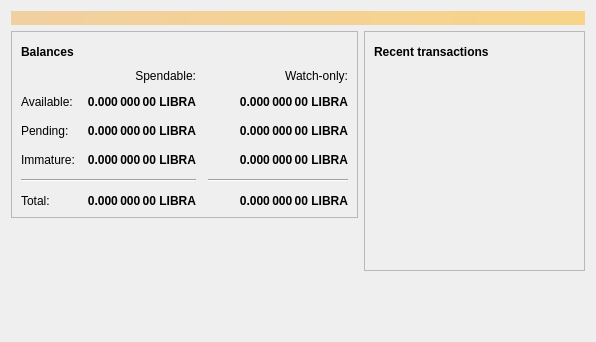
<?xml version="1.0" encoding="UTF-8"?>
<ui version="4.0">
 <class>OverviewPage</class>
 <widget class="QWidget" name="OverviewPage">
  <property name="geometry">
   <rect>
    <x>0</x>
    <y>0</y>
    <width>596</width>
    <height>342</height>
   </rect>
  </property>
  <property name="windowTitle">
   <string>Form</string>
  </property>
  <layout class="QVBoxLayout" name="topLayout">
   <item>
    <widget class="QLabel" name="labelAlerts">
     <property name="visible">
      <bool>false</bool>
     </property>
     <property name="styleSheet">
      <string notr="true">QLabel { background-color: qlineargradient(x1: 0, y1: 0, x2: 1, y2: 0, stop:0 #F0D0A0, stop:1 #F8D488); color:#000000; }</string>
     </property>
     <property name="wordWrap">
      <bool>true</bool>
     </property>
     <property name="margin">
      <number>3</number>
     </property>
     <property name="textInteractionFlags">
      <set>Qt::TextSelectableByMouse</set>
     </property>
    </widget>
   </item>
   <item>
    <layout class="QHBoxLayout" name="horizontalLayout" stretch="1,1">
     <item>
      <layout class="QVBoxLayout" name="verticalLayout_2">
       <item>
        <widget class="QFrame" name="frame">
         <property name="frameShape">
          <enum>QFrame::StyledPanel</enum>
         </property>
         <property name="frameShadow">
          <enum>QFrame::Raised</enum>
         </property>
         <layout class="QVBoxLayout" name="verticalLayout_4">
          <item>
           <layout class="QHBoxLayout" name="horizontalLayout_4">
            <item>
             <widget class="QLabel" name="label_5">
              <property name="font">
               <font>
                <weight>75</weight>
                <bold>true</bold>
               </font>
              </property>
              <property name="text">
               <string>Balances</string>
              </property>
             </widget>
            </item>
            <item>
             <widget class="QPushButton" name="labelWalletStatus">
              <property name="enabled">
               <bool>true</bool>
              </property>
              <property name="maximumSize">
               <size>
                <width>30</width>
                <height>16777215</height>
               </size>
              </property>
              <property name="toolTip">
               <string>The displayed information may be out of date. Your wallet automatically synchronizes with the Libra network after a connection is established, but this process has not completed yet.</string>
              </property>
              <property name="text">
               <string/>
              </property>
              <property name="icon">
               <iconset resource="../libra.qrc">
                <normaloff>:/icons/warning</normaloff>
                <disabledoff>:/icons/warning</disabledoff>:/icons/warning</iconset>
              </property>
              <property name="iconSize">
               <size>
                <width>24</width>
                <height>24</height>
               </size>
              </property>
              <property name="flat">
               <bool>true</bool>
              </property>
             </widget>
            </item>
            <item>
             <spacer name="horizontalSpacer_3">
              <property name="orientation">
               <enum>Qt::Horizontal</enum>
              </property>
              <property name="sizeHint" stdset="0">
               <size>
                <width>40</width>
                <height>20</height>
               </size>
              </property>
             </spacer>
            </item>
           </layout>
          </item>
          <item>
           <layout class="QGridLayout" name="gridLayout">
            <property name="spacing">
             <number>12</number>
            </property>
            <item row="2" column="2">
             <widget class="QLabel" name="labelWatchPending">
              <property name="font">
               <font>
                <weight>75</weight>
                <bold>true</bold>
               </font>
              </property>
              <property name="cursor">
               <cursorShape>IBeamCursor</cursorShape>
              </property>
              <property name="toolTip">
               <string>Unconfirmed transactions to watch-only addresses</string>
              </property>
              <property name="text">
               <string notr="true">0.000 000 00 LIBRA</string>
              </property>
              <property name="alignment">
               <set>Qt::AlignRight|Qt::AlignTrailing|Qt::AlignVCenter</set>
              </property>
              <property name="textInteractionFlags">
               <set>Qt::LinksAccessibleByMouse|Qt::TextSelectableByKeyboard|Qt::TextSelectableByMouse</set>
              </property>
             </widget>
            </item>
            <item row="2" column="1">
             <widget class="QLabel" name="labelUnconfirmed">
              <property name="font">
               <font>
                <weight>75</weight>
                <bold>true</bold>
               </font>
              </property>
              <property name="cursor">
               <cursorShape>IBeamCursor</cursorShape>
              </property>
              <property name="toolTip">
               <string>Total of transactions that have yet to be confirmed, and do not yet count toward the spendable balance</string>
              </property>
              <property name="text">
               <string notr="true">0.000 000 00 LIBRA</string>
              </property>
              <property name="alignment">
               <set>Qt::AlignRight|Qt::AlignTrailing|Qt::AlignVCenter</set>
              </property>
              <property name="textInteractionFlags">
               <set>Qt::LinksAccessibleByMouse|Qt::TextSelectableByKeyboard|Qt::TextSelectableByMouse</set>
              </property>
             </widget>
            </item>
            <item row="3" column="2">
             <widget class="QLabel" name="labelWatchImmature">
              <property name="font">
               <font>
                <weight>75</weight>
                <bold>true</bold>
               </font>
              </property>
              <property name="cursor">
               <cursorShape>IBeamCursor</cursorShape>
              </property>
              <property name="toolTip">
               <string>Mined balance in watch-only addresses that has not yet matured</string>
              </property>
              <property name="text">
               <string notr="true">0.000 000 00 LIBRA</string>
              </property>
              <property name="alignment">
               <set>Qt::AlignRight|Qt::AlignTrailing|Qt::AlignVCenter</set>
              </property>
              <property name="textInteractionFlags">
               <set>Qt::LinksAccessibleByMouse|Qt::TextSelectableByKeyboard|Qt::TextSelectableByMouse</set>
              </property>
             </widget>
            </item>
            <item row="4" column="0" colspan="2">
             <widget class="Line" name="line">
              <property name="orientation">
               <enum>Qt::Horizontal</enum>
              </property>
             </widget>
            </item>
            <item row="4" column="2">
             <widget class="Line" name="lineWatchBalance">
              <property name="sizePolicy">
               <sizepolicy hsizetype="Preferred" vsizetype="Fixed">
                <horstretch>0</horstretch>
                <verstretch>0</verstretch>
               </sizepolicy>
              </property>
              <property name="minimumSize">
               <size>
                <width>140</width>
                <height>0</height>
               </size>
              </property>
              <property name="orientation">
               <enum>Qt::Horizontal</enum>
              </property>
             </widget>
            </item>
            <item row="5" column="0">
             <widget class="QLabel" name="labelTotalText">
              <property name="text">
               <string>Total:</string>
              </property>
             </widget>
            </item>
            <item row="3" column="1">
             <widget class="QLabel" name="labelImmature">
              <property name="font">
               <font>
                <weight>75</weight>
                <bold>true</bold>
               </font>
              </property>
              <property name="cursor">
               <cursorShape>IBeamCursor</cursorShape>
              </property>
              <property name="toolTip">
               <string>Mined balance that has not yet matured</string>
              </property>
              <property name="text">
               <string notr="true">0.000 000 00 LIBRA</string>
              </property>
              <property name="alignment">
               <set>Qt::AlignRight|Qt::AlignTrailing|Qt::AlignVCenter</set>
              </property>
              <property name="textInteractionFlags">
               <set>Qt::LinksAccessibleByMouse|Qt::TextSelectableByKeyboard|Qt::TextSelectableByMouse</set>
              </property>
             </widget>
            </item>
            <item row="2" column="3">
             <spacer name="horizontalSpacer_2">
              <property name="orientation">
               <enum>Qt::Horizontal</enum>
              </property>
              <property name="sizeHint" stdset="0">
               <size>
                <width>40</width>
                <height>20</height>
               </size>
              </property>
             </spacer>
            </item>
            <item row="3" column="0">
             <widget class="QLabel" name="labelImmatureText">
              <property name="text">
               <string>Immature:</string>
              </property>
             </widget>
            </item>
            <item row="5" column="1">
             <widget class="QLabel" name="labelTotal">
              <property name="font">
               <font>
                <weight>75</weight>
                <bold>true</bold>
               </font>
              </property>
              <property name="cursor">
               <cursorShape>IBeamCursor</cursorShape>
              </property>
              <property name="toolTip">
               <string>Your current total balance</string>
              </property>
              <property name="text">
               <string notr="true">0.000 000 00 LIBRA</string>
              </property>
              <property name="alignment">
               <set>Qt::AlignRight|Qt::AlignTrailing|Qt::AlignVCenter</set>
              </property>
              <property name="textInteractionFlags">
               <set>Qt::LinksAccessibleByMouse|Qt::TextSelectableByKeyboard|Qt::TextSelectableByMouse</set>
              </property>
             </widget>
            </item>
            <item row="5" column="2">
             <widget class="QLabel" name="labelWatchTotal">
              <property name="font">
               <font>
                <weight>75</weight>
                <bold>true</bold>
               </font>
              </property>
              <property name="cursor">
               <cursorShape>IBeamCursor</cursorShape>
              </property>
              <property name="toolTip">
               <string>Current total balance in watch-only addresses</string>
              </property>
              <property name="text">
               <string notr="true">0.000 000 00 LIBRA</string>
              </property>
              <property name="alignment">
               <set>Qt::AlignRight|Qt::AlignTrailing|Qt::AlignVCenter</set>
              </property>
              <property name="textInteractionFlags">
               <set>Qt::LinksAccessibleByMouse|Qt::TextSelectableByKeyboard|Qt::TextSelectableByMouse</set>
              </property>
             </widget>
            </item>
            <item row="0" column="2">
             <widget class="QLabel" name="labelWatchonly">
              <property name="text">
               <string>Watch-only:</string>
              </property>
              <property name="alignment">
               <set>Qt::AlignRight|Qt::AlignTrailing|Qt::AlignVCenter</set>
              </property>
             </widget>
            </item>
            <item row="1" column="0">
             <widget class="QLabel" name="labelBalanceText">
              <property name="text">
               <string>Available:</string>
              </property>
             </widget>
            </item>
            <item row="1" column="1">
             <widget class="QLabel" name="labelBalance">
              <property name="font">
               <font>
                <weight>75</weight>
                <bold>true</bold>
               </font>
              </property>
              <property name="cursor">
               <cursorShape>IBeamCursor</cursorShape>
              </property>
              <property name="toolTip">
               <string>Your current spendable balance</string>
              </property>
              <property name="text">
               <string notr="true">0.000 000 00 LIBRA</string>
              </property>
              <property name="alignment">
               <set>Qt::AlignRight|Qt::AlignTrailing|Qt::AlignVCenter</set>
              </property>
              <property name="textInteractionFlags">
               <set>Qt::LinksAccessibleByMouse|Qt::TextSelectableByKeyboard|Qt::TextSelectableByMouse</set>
              </property>
             </widget>
            </item>
            <item row="1" column="2">
             <widget class="QLabel" name="labelWatchAvailable">
              <property name="font">
               <font>
                <weight>75</weight>
                <bold>true</bold>
               </font>
              </property>
              <property name="cursor">
               <cursorShape>IBeamCursor</cursorShape>
              </property>
              <property name="toolTip">
               <string>Your current balance in watch-only addresses</string>
              </property>
              <property name="text">
               <string notr="true">0.000 000 00 LIBRA</string>
              </property>
              <property name="alignment">
               <set>Qt::AlignRight|Qt::AlignTrailing|Qt::AlignVCenter</set>
              </property>
              <property name="textInteractionFlags">
               <set>Qt::LinksAccessibleByMouse|Qt::TextSelectableByKeyboard|Qt::TextSelectableByMouse</set>
              </property>
             </widget>
            </item>
            <item row="2" column="0">
             <widget class="QLabel" name="labelPendingText">
              <property name="text">
               <string>Pending:</string>
              </property>
             </widget>
            </item>
            <item row="0" column="1">
             <widget class="QLabel" name="labelSpendable">
              <property name="text">
               <string>Spendable:</string>
              </property>
              <property name="alignment">
               <set>Qt::AlignRight|Qt::AlignTrailing|Qt::AlignVCenter</set>
              </property>
             </widget>
            </item>
           </layout>
          </item>
         </layout>
        </widget>
       </item>
       <item>
        <spacer name="verticalSpacer">
         <property name="orientation">
          <enum>Qt::Vertical</enum>
         </property>
         <property name="sizeHint" stdset="0">
          <size>
           <width>20</width>
           <height>40</height>
          </size>
         </property>
        </spacer>
       </item>
      </layout>
     </item>
     <item>
      <layout class="QVBoxLayout" name="verticalLayout_3">
       <item>
        <widget class="QFrame" name="frame_2">
         <property name="frameShape">
          <enum>QFrame::StyledPanel</enum>
         </property>
         <property name="frameShadow">
          <enum>QFrame::Raised</enum>
         </property>
         <layout class="QVBoxLayout" name="verticalLayout">
          <item>
           <layout class="QHBoxLayout" name="horizontalLayout_2">
            <item>
             <widget class="QLabel" name="label_4">
              <property name="font">
               <font>
                <weight>75</weight>
                <bold>true</bold>
               </font>
              </property>
              <property name="text">
               <string>Recent transactions</string>
              </property>
             </widget>
            </item>
            <item>
             <widget class="QPushButton" name="labelTransactionsStatus">
              <property name="enabled">
               <bool>true</bool>
              </property>
              <property name="maximumSize">
               <size>
                <width>30</width>
                <height>16777215</height>
               </size>
              </property>
              <property name="toolTip">
               <string>The displayed information may be out of date. Your wallet automatically synchronizes with the Libra network after a connection is established, but this process has not completed yet.</string>
              </property>
              <property name="text">
               <string/>
              </property>
              <property name="icon">
               <iconset resource="../libra.qrc">
                <normaloff>:/icons/warning</normaloff>
                <disabledoff>:/icons/warning</disabledoff>:/icons/warning</iconset>
              </property>
              <property name="iconSize">
               <size>
                <width>24</width>
                <height>24</height>
               </size>
              </property>
              <property name="flat">
               <bool>true</bool>
              </property>
             </widget>
            </item>
            <item>
             <spacer name="horizontalSpacer">
              <property name="orientation">
               <enum>Qt::Horizontal</enum>
              </property>
              <property name="sizeHint" stdset="0">
               <size>
                <width>40</width>
                <height>20</height>
               </size>
              </property>
             </spacer>
            </item>
           </layout>
          </item>
          <item>
           <widget class="QListView" name="listTransactions">
            <property name="styleSheet">
             <string notr="true">QListView { background: transparent; }</string>
            </property>
            <property name="frameShape">
             <enum>QFrame::NoFrame</enum>
            </property>
            <property name="verticalScrollBarPolicy">
             <enum>Qt::ScrollBarAlwaysOff</enum>
            </property>
            <property name="horizontalScrollBarPolicy">
             <enum>Qt::ScrollBarAlwaysOff</enum>
            </property>
            <property name="selectionMode">
             <enum>QAbstractItemView::NoSelection</enum>
            </property>
           </widget>
          </item>
         </layout>
        </widget>
       </item>
       <item>
        <spacer name="verticalSpacer_2">
         <property name="orientation">
          <enum>Qt::Vertical</enum>
         </property>
         <property name="sizeHint" stdset="0">
          <size>
           <width>20</width>
           <height>40</height>
          </size>
         </property>
        </spacer>
       </item>
      </layout>
     </item>
    </layout>
   </item>
  </layout>
 </widget>
 <resources/>
 <connections/>
</ui>
